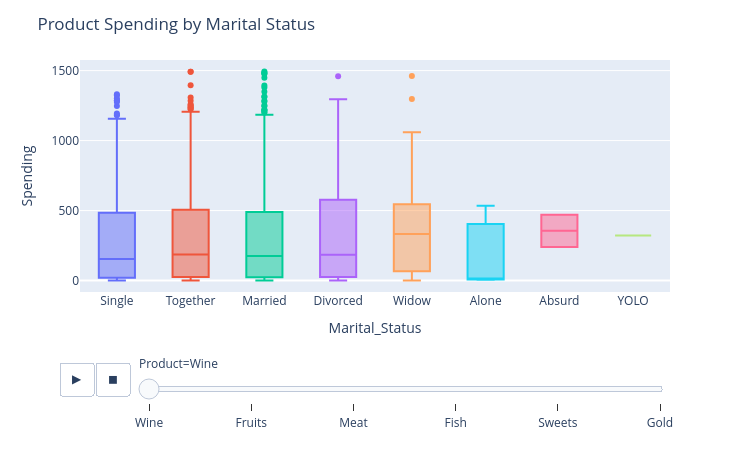

Notebook cell for this chart:
### Code cell
import plotly.express as px

fig = px.box(
    df_long_nonzero,
    x='Marital_Status',
    y='Spending',
    color='Marital_Status',
    animation_frame='Product'   
)

fig.update_layout(
    title='Product Spending by Marital Status',
    height=450,
    width=750,
    showlegend=False
)

fig.show()

### Figure 1 — Plotly figure (JSON) as saved in the notebook; plotly's stock layout.template omitted (floating-point values rounded to 4 significant figures; data arrays with more than 128 entries replaced by an {"elided": "..."} marker saying what was removed)
{"data": [{"alignmentgroup": "True", "hovertemplate": "Marital_Status=%{x}<br>Product=Wine<br>Spending=%{y}<extra></extra>", "legendgroup": "Single", "marker": {"color": "#636efa"}, "name": "Single", "notched": false, "offsetgroup": "Single", "orientation": "v", "showlegend": true, "type": "box", "x": {"elided": "477 str values"}, "x0": " ", "xaxis": "x", "y": {"elided": "477 int values"}, "y0": " ", "yaxis": "y"}, {"alignmentgroup": "True", "hovertemplate": "Marital_Status=%{x}<br>Product=Wine<br>Spending=%{y}<extra></extra>", "legendgroup": "Together", "marker": {"color": "#EF553B"}, "name": "Together", "notched": false, "offsetgroup": "Together", "orientation": "v", "showlegend": true, "type": "box", "x": {"elided": "579 str values"}, "x0": " ", "xaxis": "x", "y": {"elided": "579 int values"}, "y0": " ", "yaxis": "y"}, {"alignmentgroup": "True", "hovertemplate": "Marital_Status=%{x}<br>Product=Wine<br>Spending=%{y}<extra></extra>", "legendgroup": "Married", "marker": {"color": "#00cc96"}, "name": "Married", "notched": false, "offsetgroup": "Married", "orientation": "v", "showlegend": true, "type": "box", "x": {"elided": "858 str values"}, "x0": " ", "xaxis": "x", "y": {"elided": "858 int values"}, "y0": " ", "yaxis": "y"}, {"alignmentgroup": "True", "hovertemplate": "Marital_Status=%{x}<br>Product=Wine<br>Spending=%{y}<extra></extra>", "legendgroup": "Divorced", "marker": {"color": "#ab63fa"}, "name": "Divorced", "notched": false, "offsetgroup": "Divorced", "orientation": "v", "showlegend": true, "type": "box", "x": {"elided": "229 str values"}, "x0": " ", "xaxis": "x", "y": {"elided": "229 int values"}, "y0": " ", "yaxis": "y"}, {"alignmentgroup": "True", "hovertemplate": "Marital_Status=%{x}<br>Product=Wine<br>Spending=%{y}<extra></extra>", "legendgroup": "Widow", "marker": {"color": "#FFA15A"}, "name": "Widow", "notched": false, "offsetgroup": "Widow", "orientation": "v", "showlegend": true, "type": "box", "x": ["Widow", "Widow", "Widow", "Widow", "Widow", "Widow", "Widow", "Widow", "Widow", "Widow", "Widow", "Widow", "Widow", "Widow", "Widow", "Widow", "Widow", "Widow", "Widow", "Widow", "Widow", "Widow", "Widow", "Widow", "Widow", "Widow", "Widow", "Widow", "Widow", "Widow", "Widow", "Widow", "Widow", "Widow", "Widow", "Widow", "Widow", "Widow", "Widow", "Widow", "Widow", "Widow", "Widow", "Widow", "Widow", "Widow", "Widow", "Widow", "Widow", "Widow", "Widow", "Widow", "Widow", "Widow", "Widow", "Widow", "Widow", "Widow", "Widow", "Widow", "Widow", "Widow", "Widow", "Widow", "Widow", "Widow", "Widow", "Widow", "Widow", "Widow", "Widow", "Widow", "Widow", "Widow", "Widow", "Widow", "Widow"], "x0": " ", "xaxis": "x", "y": [55, 245, 546, 505, 182, 901, 395, 1, 15, 512, 43, 400, 161, 112, 4, 24, 815, 162, 63, 416, 1060, 55, 162, 5, 625, 445, 371, 67, 445, 19, 860, 205, 5, 953, 12, 27, 158, 508, 735, 1298, 341, 62, 13, 972, 508, 332, 431, 293, 595, 67, 50, 19, 612, 861, 380, 15, 267, 167, 488, 100, 953, 710, 344, 605, 67, 1462, 526, 618, 526, 544, 3, 532, 189, 154, 154, 570, 332], "y0": " ", "yaxis": "y"}, {"alignmentgroup": "True", "hovertemplate": "Marital_Status=%{x}<br>Product=Wine<br>Spending=%{y}<extra></extra>", "legendgroup": "Alone", "marker": {"color": "#19d3f3"}, "name": "Alone", "notched": false, "offsetgroup": "Alone", "orientation": "v", "showlegend": true, "type": "box", "x": ["Alone", "Alone", "Alone"], "x0": " ", "xaxis": "x", "y": [534, 15, 5], "y0": " ", "yaxis": "y"}, {"alignmentgroup": "True", "hovertemplate": "Marital_Status=%{x}<br>Product=Wine<br>Spending=%{y}<extra></extra>", "legendgroup": "Absurd", "marker": {"color": "#FF6692"}, "name": "Absurd", "notched": false, "offsetgroup": "Absurd", "orientation": "v", "showlegend": true, "type": "box", "x": ["Absurd", "Absurd"], "x0": " ", "xaxis": "x", "y": [471, 240], "y0": " ", "yaxis": "y"}, {"alignmentgroup": "True", "hovertemplate": "Marital_Status=%{x}<br>Product=Wine<br>Spending=%{y}<extra></extra>", "legendgroup": "YOLO", "marker": {"color": "#B6E880"}, "name": "YOLO", "notched": false, "offsetgroup": "YOLO", "orientation": "v", "showlegend": true, "type": "box", "x": ["YOLO", "YOLO"], "x0": " ", "xaxis": "x", "y": [322, 322], "y0": " ", "yaxis": "y"}], "layout": {"boxmode": "overlay", "height": 450, "legend": {"title": {"text": "Marital_Status"}, "tracegroupgap": 0}, "margin": {"t": 60}, "showlegend": false, "sliders": [{"active": 0, "currentvalue": {"prefix": "Product="}, "len": 0.9, "pad": {"b": 10, "t": 60}, "steps": [{"args": [["Wine"], {"frame": {"duration": 0, "redraw": true}, "fromcurrent": true, "mode": "immediate", "transition": {"duration": 0, "easing": "linear"}}], "label": "Wine", "method": "animate"}, {"args": [["Fruits"], {"frame": {"duration": 0, "redraw": true}, "fromcurrent": true, "mode": "immediate", "transition": {"duration": 0, "easing": "linear"}}], "label": "Fruits", "method": "animate"}, {"args": [["Meat"], {"frame": {"duration": 0, "redraw": true}, "fromcurrent": true, "mode": "immediate", "transition": {"duration": 0, "easing": "linear"}}], "label": "Meat", "method": "animate"}, {"args": [["Fish"], {"frame": {"duration": 0, "redraw": true}, "fromcurrent": true, "mode": "immediate", "transition": {"duration": 0, "easing": "linear"}}], "label": "Fish", "method": "animate"}, {"args": [["Sweets"], {"frame": {"duration": 0, "redraw": true}, "fromcurrent": true, "mode": "immediate", "transition": {"duration": 0, "easing": "linear"}}], "label": "Sweets", "method": "animate"}, {"args": [["Gold"], {"frame": {"duration": 0, "redraw": true}, "fromcurrent": true, "mode": "immediate", "transition": {"duration": 0, "easing": "linear"}}], "label": "Gold", "method": "animate"}], "x": 0.1, "xanchor": "left", "y": 0, "yanchor": "top"}], "title": {"text": "Product Spending by Marital Status"}, "updatemenus": [{"buttons": [{"args": [null, {"frame": {"duration": 500, "redraw": true}, "fromcurrent": true, "mode": "immediate", "transition": {"duration": 500, "easing": "linear"}}], "label": "&#9654;", "method": "animate"}, {"args": [[null], {"frame": {"duration": 0, "redraw": true}, "fromcurrent": true, "mode": "immediate", "transition": {"duration": 0, "easing": "linear"}}], "label": "&#9724;", "method": "animate"}], "direction": "left", "pad": {"r": 10, "t": 70}, "showactive": false, "type": "buttons", "x": 0.1, "xanchor": "right", "y": 0, "yanchor": "top"}], "width": 750, "xaxis": {"anchor": "y", "categoryarray": ["Single", "Together", "Married", "Divorced", "Widow", "Alone", "Absurd", "YOLO"], "categoryorder": "array", "domain": [0, 1], "title": {"text": "Marital_Status"}}, "yaxis": {"anchor": "x", "domain": [0, 1], "title": {"text": "Spending"}}}}
